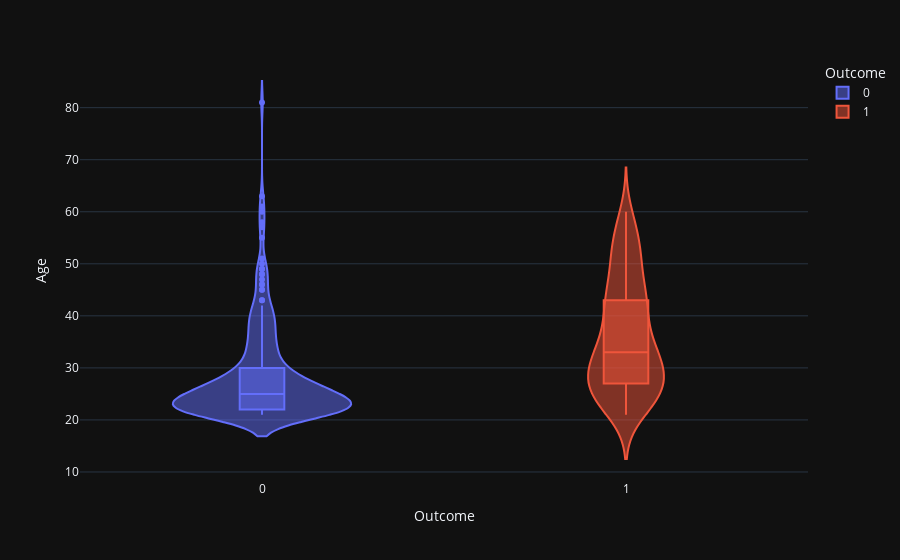

The notebook cell this image was saved under:
### Code cell
violin('Age')#繪製提琴圖，觀察'Age'與'是否有糖尿病'高低關係

### Figure 1 — Plotly figure (JSON) as saved in the notebook; plotly's stock layout.template omitted (floating-point values rounded to 4 significant figures; data arrays with more than 128 entries replaced by an {"elided": "..."} marker saying what was removed)
{"data": [{"alignmentgroup": "True", "box": {"visible": true}, "hovertemplate": "Outcome=%{x}<br>Age=%{y}<extra></extra>", "legendgroup": "0", "marker": {"color": "#636efa"}, "name": "0", "offsetgroup": "0", "orientation": "v", "scalegroup": "True", "showlegend": true, "type": "violin", "x": {"elided": "262 int values"}, "x0": " ", "xaxis": "x", "y": {"elided": "262 int values"}, "y0": " ", "yaxis": "y"}, {"alignmentgroup": "True", "box": {"visible": true}, "hovertemplate": "Outcome=%{x}<br>Age=%{y}<extra></extra>", "legendgroup": "1", "marker": {"color": "#EF553B"}, "name": "1", "offsetgroup": "1", "orientation": "v", "scalegroup": "True", "showlegend": true, "type": "violin", "x": {"elided": "130 int values"}, "x0": " ", "xaxis": "x", "y": {"elided": "130 int values"}, "y0": " ", "yaxis": "y"}], "layout": {"legend": {"title": {"text": "Outcome"}, "tracegroupgap": 0}, "margin": {"t": 60}, "violinmode": "overlay", "xaxis": {"anchor": "y", "categoryarray": [0, 1], "categoryorder": "array", "domain": [0, 1], "title": {"text": "Outcome"}}, "yaxis": {"anchor": "x", "domain": [0, 1], "title": {"text": "Age"}}}}
